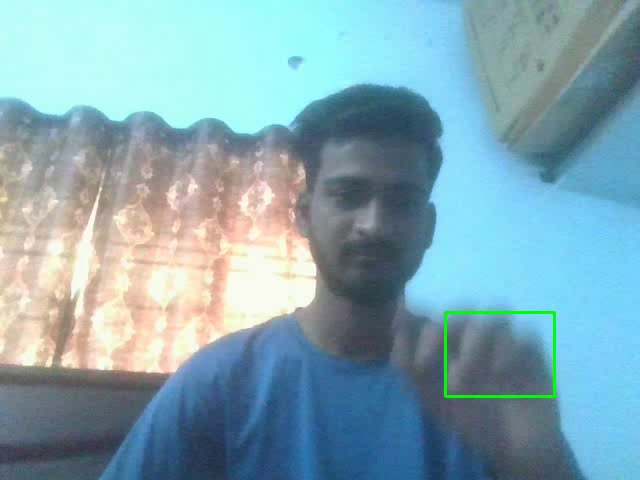
#> input picture frame 0 of motion_detection.avi, 640 x 480 px, given in place of the camera
$ python 'motion detector.py'
#> lines starting #> are read from the running program, lines starting #| are printed output that depends on the picture; after the words box and inside, x2 and y2 are one past the last pixel; in counts of white or black regions, pixels touching at a corner belong together
import cv2
import numpy as np

# Initialize the webcam
cap = cv2.VideoCapture(0)

# Define the codec and create VideoWriter object to save the video
fourcc = cv2.VideoWriter_fourcc(*'XVID')
out = cv2.VideoWriter('motion_detection.avi', fourcc, 20.0, (640, 480))

# Initialize the first frame
ret, frame1 = cap.read()
#> frame1 is the input picture: shape (480, 640, 3); mean B, G, R 178.3, 167.3, 130.9
gray1 = cv2.cvtColor(frame1, cv2.COLOR_BGR2GRAY)
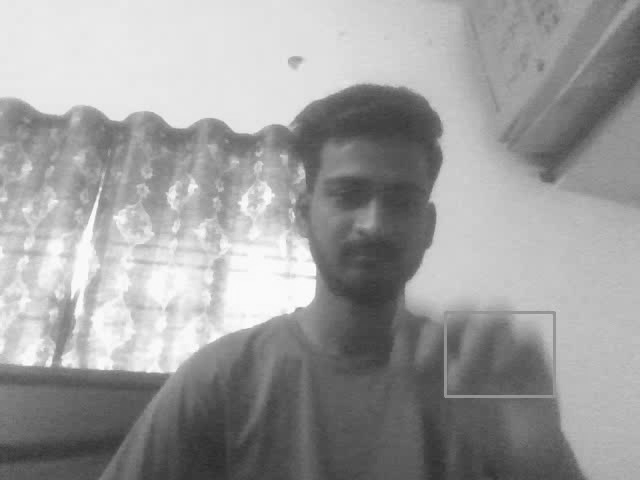
#> gray1: shape (480, 640); min 43, max 254, mean 157.6
gray1 = cv2.GaussianBlur(gray1, (21, 21), 0)

while True:
    ret, frame2 = cap.read()
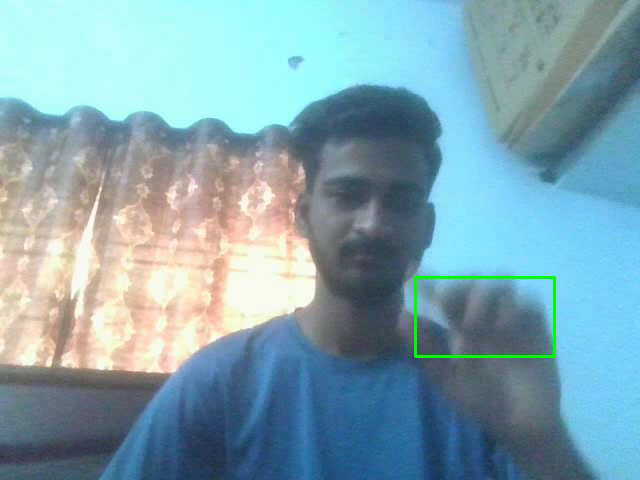
#> input picture frame 1 of motion_detection.avi, 640 x 480 px, given in place of the camera
#> frame2 is the input picture: shape (480, 640, 3); mean B, G, R 175.9, 165, 129.1
    gray2 = cv2.cvtColor(frame2, cv2.COLOR_BGR2GRAY)
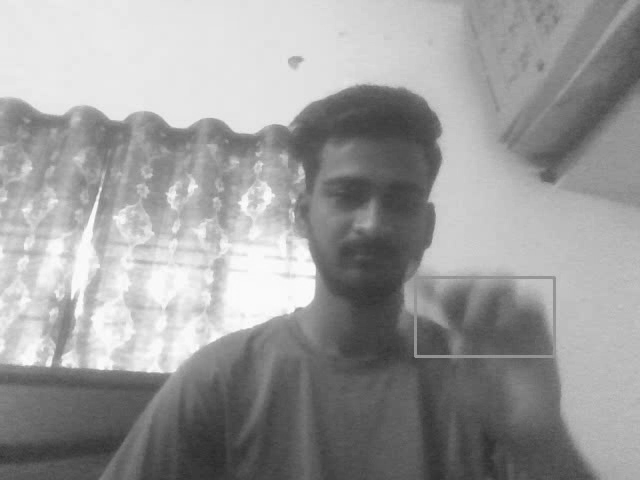
#> gray2: shape (480, 640); min 44, max 254, mean 155.5
    gray2 = cv2.GaussianBlur(gray2, (21, 21), 0)

    # Calculate the difference between the current frame and the previous frame
    delta_frame = cv2.absdiff(gray1, gray2)
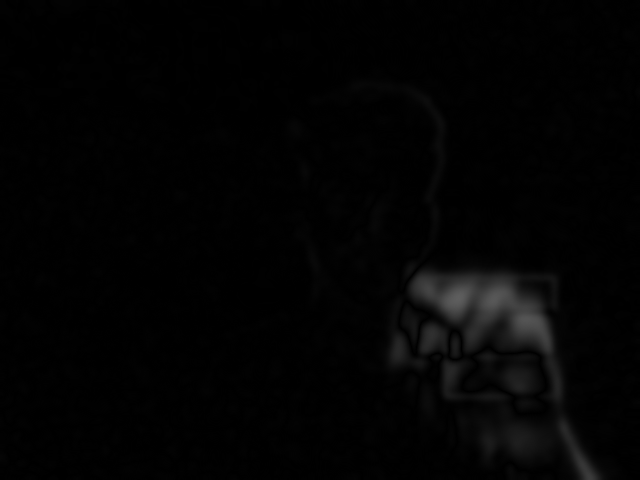
#> delta_frame: shape (480, 640); min 0, max 94, mean 3.1
    thresh = cv2.threshold(delta_frame, 50, 255, cv2.THRESH_BINARY)[1]
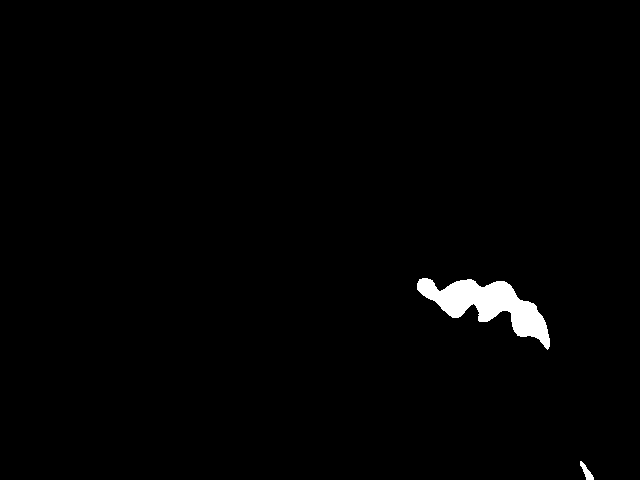
#> thresh: shape (480, 640); 1.3% white; 2 white regions, box (x1, y1, x2, y2) and area: (417, 278, 550, 350) 3859, (580, 461, 594, 480) 114
    thresh = cv2.dilate(thresh, None, iterations=2)
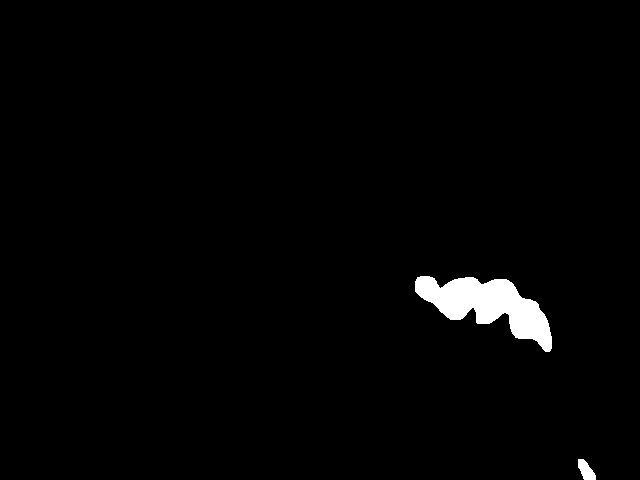
#> thresh: shape (480, 640); 1.7% white; 2 white regions

    # Find contours of the areas with motion
    contours, _ = cv2.findContours(thresh.copy(), cv2.RETR_EXTERNAL, cv2.CHAIN_APPROX_SIMPLE)
#> contours = 2 contours; box (x1, y1, x2, y2) and area: (415, 276, 552, 352) 4689, (578, 459, 596, 480) 209

    motion_detected = False  # Flag for motion detection
    for contour in contours:
        if cv2.contourArea(contour) < 1000:  # Ignore small movements
            continue

        # Motion detected
        motion_detected = True
        (x, y, w, h) = cv2.boundingRect(contour)
        cv2.rectangle(frame2, (x, y), (x + w, y + h), (0, 255, 0), 2)
#> this loop made 2 passes
#> (motion_detected, x, y, w, h) on pass 2: (True, 415, 276, 137, 76)
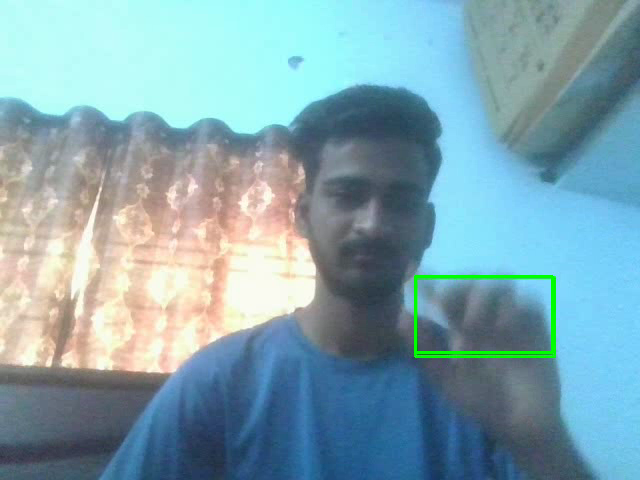
#> frame2: shape (480, 640, 3); 0.4% of pixels changed, all inside (x1, y1, x2, y2) = (414, 275, 554, 354)

    # If motion detected, save the frame to the output video file
    if motion_detected:
        out.write(frame2)

    # Display the resulting frame
    cv2.imshow('Motion Detection', frame2)

    # Update the previous frame to the current frame
    gray1 = gray2

    # Press 'q' to exit
    if cv2.waitKey(1) & 0xFF == ord('q'):
#> (key q is pressed here)
        break

# Release the video capture and writer objects
cap.release()
out.release()
cv2.destroyAllWindows()

$ run again, starting later in the video
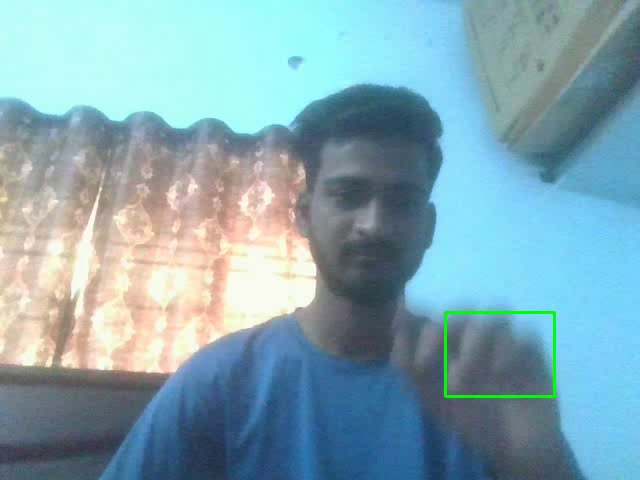
#> input picture frame 0 of motion_detection.avi, 640 x 480 px, given in place of the camera
#> frame1 is the input picture: shape (480, 640, 3); mean B, G, R 178.3, 167.3, 130.9
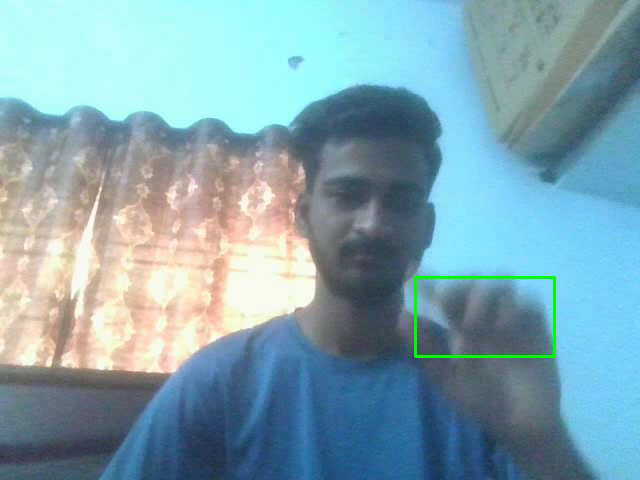
#> input picture frame 1 of motion_detection.avi, 640 x 480 px, given in place of the camera
#> frame2 is the input picture: shape (480, 640, 3); mean B, G, R 175.9, 165, 129.1
#> contours = 2 contours; box (x1, y1, x2, y2) and area: (415, 276, 552, 352) 4689, (578, 459, 596, 480) 209
#> the loop `for contour in contours:` made 2 passes
#> (motion_detected, x, y, w, h) on pass 2: (True, 415, 276, 137, 76)

$ run again, starting later in the video
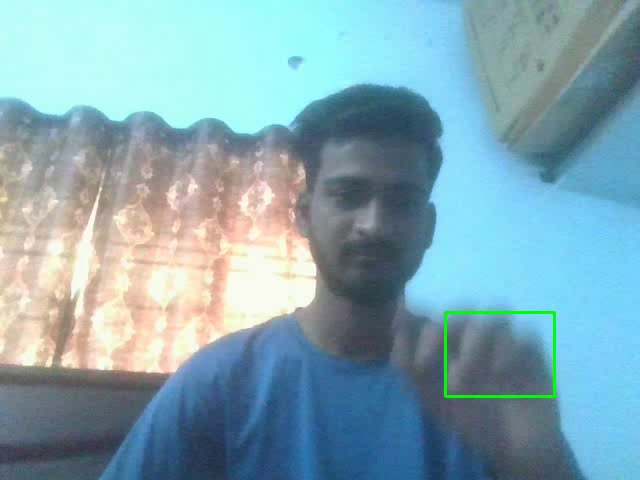
#> input picture frame 0 of motion_detection.avi, 640 x 480 px, given in place of the camera
#> frame1 is the input picture: shape (480, 640, 3); mean B, G, R 178.3, 167.3, 130.9
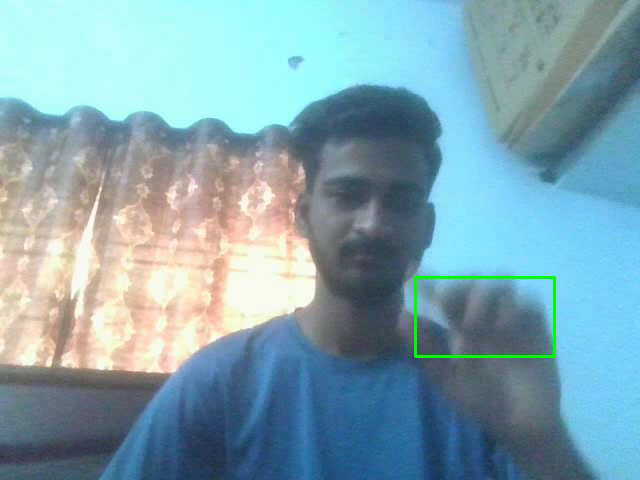
#> input picture frame 1 of motion_detection.avi, 640 x 480 px, given in place of the camera
#> frame2 is the input picture: shape (480, 640, 3); mean B, G, R 175.9, 165, 129.1
#> contours = 2 contours; box (x1, y1, x2, y2) and area: (415, 276, 552, 352) 4689, (578, 459, 596, 480) 209
#> the loop `for contour in contours:` made 2 passes
#> (motion_detected, x, y, w, h) on pass 2: (True, 415, 276, 137, 76)
